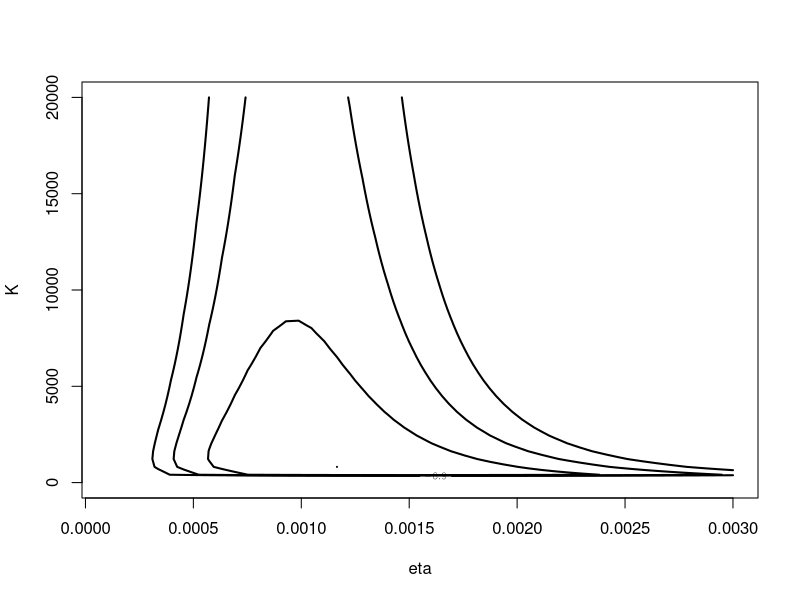
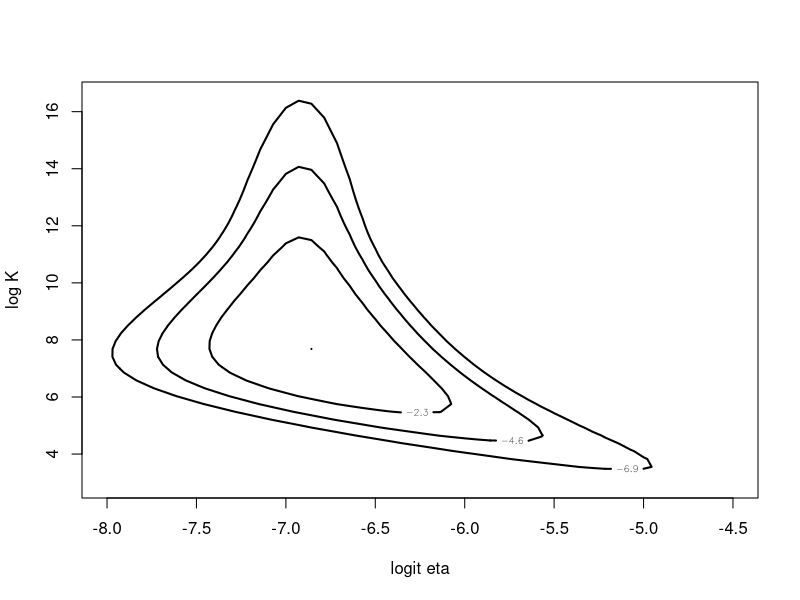
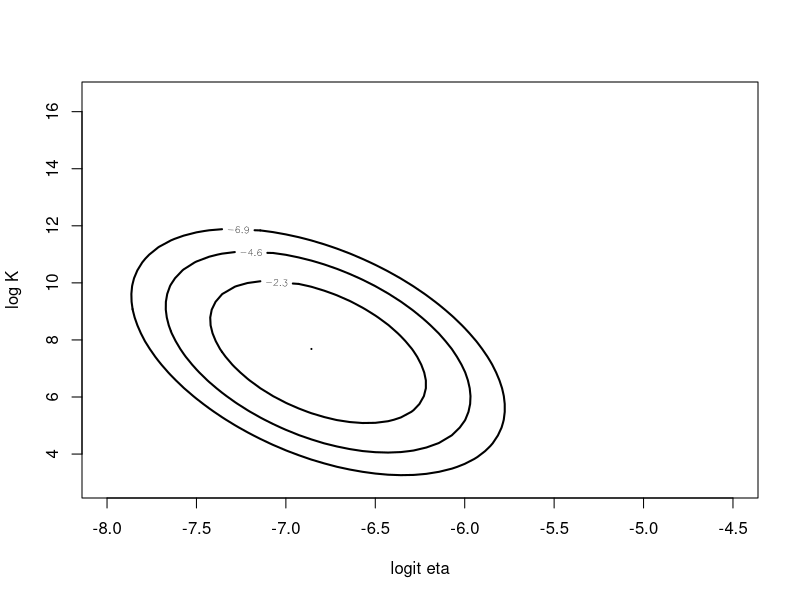
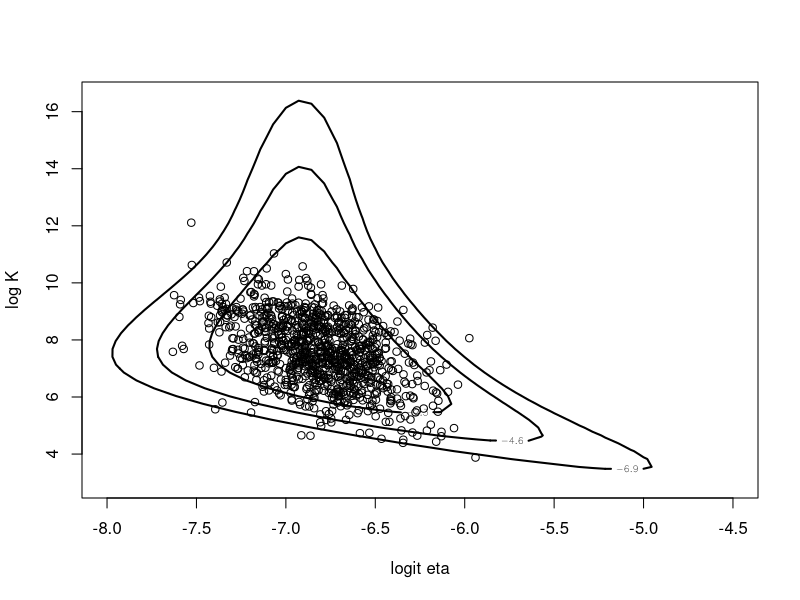
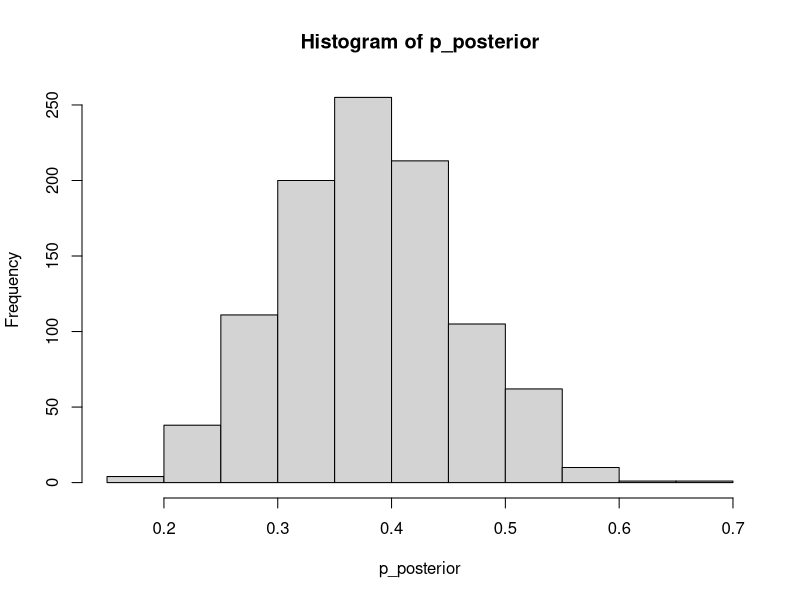
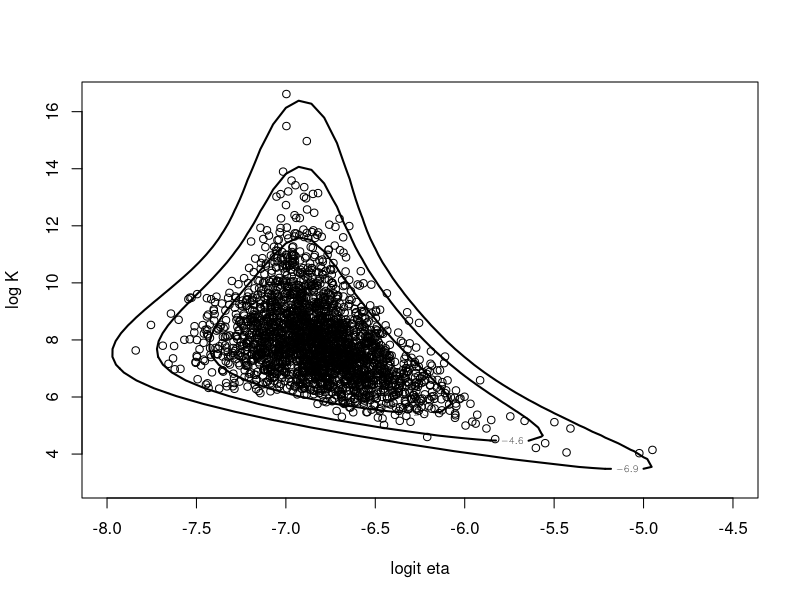

The R source for these figures, in order:
## ---- chunk 1
library(tidyverse)
library(LearnBayes)
## ---- chunk 2
data("cancermortality")
## ---- chunk 3
mycontour(betabinexch0,c(.0001,.003,1,20000),cancermortality,
          xlab="eta",ylab="K")
## ---- chunk 4
mycontour(betabinexch,c(-8,-4.5,3,16.5),cancermortality,
            xlab="logit eta",ylab="log K")
## ---- chunk 5
fit <- laplace(betabinexch,c(-7,6),cancermortality)
## ---- chunk 6
npar=list(m=fit$mode,v=fit$var)
mycontour(lbinorm,c(-8,-4.5,3,16.5),npar,
              xlab="logit eta", ylab="log K")
## ---- chunk 7
set.seed(10)
library(mvtnorm)
mu_sigma_post <- rmvnorm(1000,mean = npar$m,sigma = npar$v)
## ---- chunk 8
mycontour(betabinexch,c(-8,-4.5,3,16.5),cancermortality,
            xlab="logit eta",ylab="log K")
points(mu_sigma_post,add=T)
## ---- chunk 9
npar$m[1]+c(-1,1)*qnorm(0.975)*sqrt(npar$v[1,1])
npar$m[2]+c(-1,1)*qnorm(0.975)*sqrt(npar$v[2,2])
## ---- chunk 10
quantile(mu_sigma_post[,1],probs = c(0.025,0.975))
quantile(mu_sigma_post[,2],probs = c(0.025,0.975))
## ---- chunk 11
p_posterior <- rbeta(1000,14.26,23.19)
hist(p_posterior)
est_posterior <- mean(p_posterior^2)
est_posterior
se_posterior <- sd(p_posterior^2)/sqrt(1000)
se_posterior
## ---- chunk 12
est_posterior+c(-1,1)*qnorm(0.975)*se_posterior
## ---- chunk 13
betabinT=function(theta,datapar){
  data=datapar$data
  tpar=datapar$par
  d=betabinexch(theta,data)-dmt(theta,mean=c(tpar$m),
                                S=tpar$var,df=tpar$df,log=TRUE)
  return(d)
}

tpar=list(m=fit$mode,var=2*fit$var,df=4)
datapar=list(data=cancermortality,par=tpar)

start=c(-6.9,12.4)
fit1=laplace(betabinT,start,datapar)
## ---- chunk 14
betabinT(fit1$mode,datapar)
## ---- chunk 15
set.seed(10)
theta=rejectsampling(betabinexch,tpar,-569.2813,10000,
                     cancermortality)
## ---- chunk 16
dim(theta)[1]/10000
## ---- chunk 17
mycontour(betabinexch,c(-8,-4.5,3,16.5),cancermortality,
          xlab="logit eta",ylab="log K")
points(theta[,1],theta[,2])
